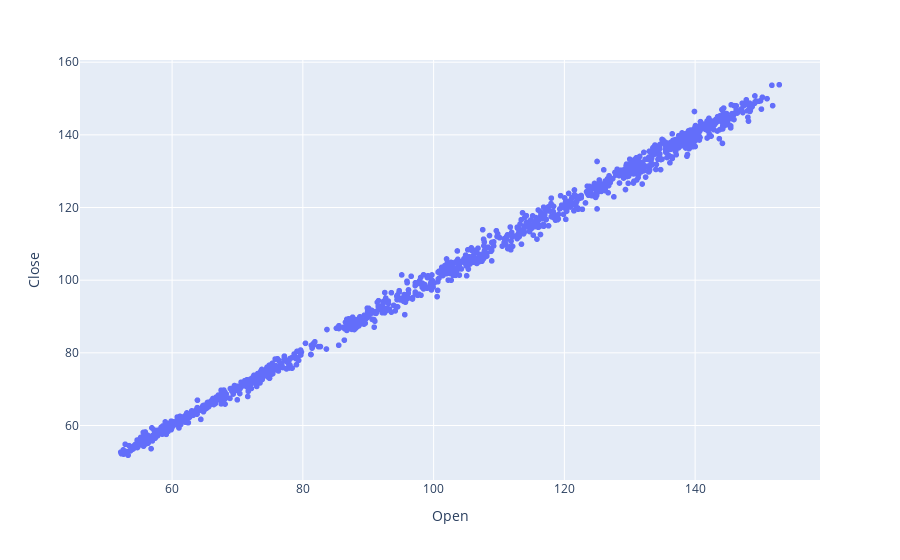

The cell this chart's notebook holds for it:
### Code cell
pe.scatter(x="Open", y="Close", data_frame=goog_df, color=None)

### Figure 1 — Plotly figure (JSON) as saved in the notebook; plotly's stock layout.template omitted (floating-point values rounded to 4 significant figures; data arrays with more than 128 entries replaced by an {"elided": "..."} marker saying what was removed)
{"data": [{"hovertemplate": "Open=%{x}<br>Close=%{y}<extra></extra>", "legendgroup": "", "marker": {"color": "#636efa", "symbol": "circle"}, "mode": "markers", "name": "", "showlegend": false, "type": "scattergl", "x": {"elided": "1296 float values"}, "xaxis": "x", "y": {"elided": "1296 float values"}, "yaxis": "y"}], "layout": {"legend": {"tracegroupgap": 0}, "margin": {"t": 60}, "xaxis": {"anchor": "y", "domain": [0, 1], "title": {"text": "Open"}}, "yaxis": {"anchor": "x", "domain": [0, 1], "title": {"text": "Close"}}}}
